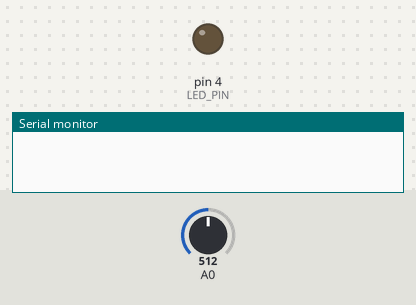
The sketch below on a simulated Arduino Uno, built with avr-gcc and run on an emulated ATmega328P. Shown: output pins drawn as LEDs (lit = HIGH), the last lines printed to the serial monitor. The test bench sets the inputs (shaded band); at power-on: A0 = 512. Pins used as bus, display or sensor lines are not drawn.

Above: at 0.5 s.
At 16.0 s:
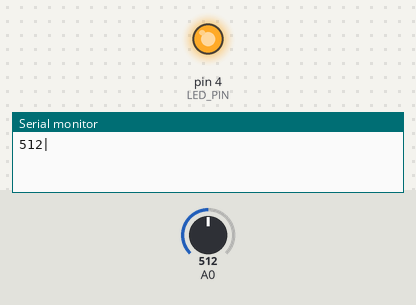
Timing chart, 0 to 40.3 s (numbered marks = the images above):
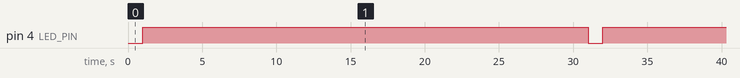

The sketch:

arduino_rain_sensor.ino
```cpp
#define DELAY_TIME 30
#define SENSOR_ON_PIN 2
#define LED_PIN 4


void setup() {
  Serial.begin(9600);

  pinMode(SENSOR_ON_PIN, OUTPUT);
  pinMode(LED_PIN, OUTPUT);
}

void loop() {
  digitalWrite(LED_PIN, LOW);


  digitalWrite(SENSOR_ON_PIN, HIGH);
  delay(1000);
  int sensorValue = analogRead(A0);
  digitalWrite(SENSOR_ON_PIN, LOW);


  Serial.print(String(sensorValue) + "|");


  if(sensorValue > 200) {
    digitalWrite(LED_PIN, HIGH);
  }


  delay(DELAY_TIME * 1000);
}
```

Measured:
- by itself, pin 4 (LED_PIN): alternates HIGH for 30.0 s and LOW for 1.0 s
